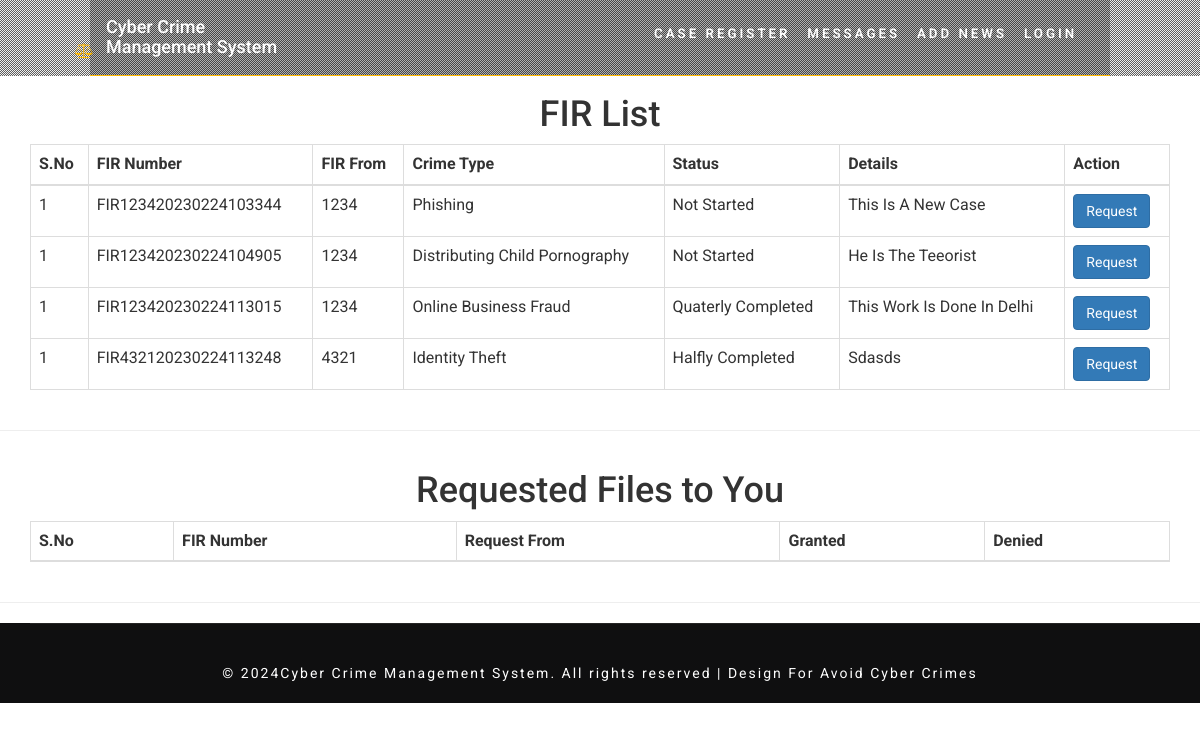
The app's page /index.php/pc_case_list with its own data.
### tables this page shows
CREATE TABLE `case_files` (
  `id` int(11) NOT NULL,
  `fir_number` varchar(50) NOT NULL,
  `crime_type` varchar(50) NOT NULL,
  `status` varchar(50) NOT NULL,
  `fir_details` text NOT NULL,
  `case_doc` varchar(50) NOT NULL,
  `station_id` varchar(50) NOT NULL
);

### application/controllers/Pc_case_list.php (called while the page is built, shortened)
<?php
class Pc_case_list extends CI_Controller
{
    public function index()
    {
        $cases=$this->crime->pc_get_case_list();
        for($i=0;$i<sizeof($cases);$i++)
        {
            $id=$cases[$i]['id'];
            $cases[$i]['status2']=$this->crime->pc_get_request_status($id);
        }
        $data['cases']=$cases;
        $data['casess']=$this->crime->pc_get_request_list();
        $this->load->view('pc_case_list',$data);
    }
}

### index.php (called while the page is built, shortened)
<?php
require_once BASEPATH.'core/CodeIgniter.php';

### application/models/Crime.php (called while the page is built, shortened)
<?php
class Crime extends CI_Model
{
    public function pc_get_case_list()
    {
        $id=$_SESSION['pc'];
        $sql="select * from case_files WHERE station_id !='$id'";
        $query=$this->db->query($sql);
        return $query->result_array();
    }
    public function pc_get_request_status($id)
    {
        $station=$_SESSION['pc'];
        $sql="select * from file_request WHERE station_id='$station' AND fir_id='$id'";
        $query=$this->db->query($sql);
        $cnt= $query->num_rows();
        if($cnt>0)
        {
            $sql="select status from file_request WHERE station_id='$station' AND fir_id='$id'";
            $query=$this->db->query($sql);
            $rr=$query->result_array();
            $status=$rr[0]['status'];
            $arr=array(
                'status' => $status
            );
            return $arr;
        }
        else
        {
            $arr=array(
                'status' => 'not'
            );
            return $arr;
        }
    }
}

### application/views/pc_case_list.php (the view, shortened to what this page needs)
<!DOCTYPE html>
<html lang="en">
<head>
    <link href="<?php echo base_url()?>design/css/bootstrap.css" rel="stylesheet" type="text/css" media="all" />
    <link rel="stylesheet" href="<?php echo base_url()?>design/css/style.css" type="text/css" media="all" />
    <link href="<?php echo base_url()?>design/css/font-awesome.css" rel="stylesheet">
</head>
<body>
<div id="home">
    <div class="agileinfo-dot">
        <div class="head">
            <div class="navbar-top">
                <div class="navbar-header">
                    <div class="navbar-brand logo ">
                        <h4>
                            <a href="index.html" style="color:white;">
                                Cyber Crime<br>Management System <i class="fa fa-balance-scale" aria-hidden="true"></i></a>
                    </div>
                </div>
                <div class="collapse navbar-collapse" id="bs-example-navbar-collapse-1">
                    <ul class="nav navbar-nav link-effect-4">
                        <li><a href="pc_home">Case Register</a></li>
                        <li><a href="pc_comment">Messages</a></li>
                        <li><a href="pc_case">Add News</a></li>
                        <?php if(isset($_SESSION['pc'])){?>
                            <li><a href="pc_login/logout">Logout</a></li>
                        <?php } else{?>
                            <li><a href="login">Login</a></li>
                        <?php }?>
                    </ul>
                </div>
            </div>
        </div>
    </div>
</div>
<div class="about" id="elist">
    <div class="container">
        <h1 align="center">FIR List</h1>
        <div class="w3l-about-grids_inner">
            <table class="table table-bordered table-responsive">
                <thead>
                <th>S.No</th>
                <th>FIR Number</th>
                <th>FIR From</th>
                <th>Crime Type</th>
                <th>Status</th>
                <th>Details</th>
                <th>Action</th>
                </thead>
                <tbody>
                <?php $i=1; foreach ($cases as $crime){?>
                    <tr>
                        <td><?php echo $i?></td>
                        <td><?php echo $crime['fir_number']?></td>
                        <td><?php echo $crime['station_id']?></td>
                        <td><?php echo ucwords($crime['crime_type'])?></td>
                        <td><?php echo ucwords($crime['status'])?></td>
                        <td><?php echo ucwords($crime['fir_details'])?></td>
                        <?php if ($crime['status2']['status']=='not'){?>
                        <td><button class="btn btn-primary" onclick="myrequest(<?php echo $crime['id']?>)">Request</button></td>
                        <?php } else if($crime['status2']['status']==0){ ?>
                        <td><button class="btn btn-primary" disabled>Requested</button></td>
                        <?php } else if($crime['status2']['status']==1){ ?>
                        <td><a href="upload_files/case_files/<?php echo $crime['case_doc']?>" download><button class="btn btn-success">Download</button></a></td>
                        <?php } else{?>
                        <td><button class="btn btn-danger" disabled>Rejected</button></td>
                        <?php }?>
                    </tr>
                <?php } $i++;?>
                </tbody>
            </table>
        </div>
    </div>
</div>
<hr/>
<div class="about" id="elist">
    <div class="container">
        <h1 align="center">Requested Files to You</h1>
        <div class="w3l-about-grids_inner">
            <table class="table table-bordered table-responsive">
                <thead>
                <th>S.No</th>
                <th>FIR Number</th>
                <th>Request From</th>
                <th>Granted</th>
                <th>Denied</th>
                </thead>
            </table>
        </div>
    </div>
</div>
<hr/>
<?php include_once ('application/views/include/footer.php')?>
</body>
</html>

### design/css/style.css (style rules this page uses)
body a { transition: 0.5s all; -webkit-transition: 0.5s all; -o-transition: 0.5s all; -moz-transition: 0.5s all; -ms-transition: 0.5s all; }
html, body { font-size: 100%; font-family: 'Roboto', sans-serif; }
body { background: #FFFFFF; }
ul { margin: 0; padding: 0; }
p, ul, ol { font-size: 14px; letter-spacing: 1px; color: #6e6e6f; line-height: 1.9em; }
input[type="submit"], a, .nbs-flexisel-nav-left, .nbs-flexisel-nav-right { transition: .5s ease-in; -webkit-transition: .5s ease-in; -moz-transition: .5s ease-in; -o-transition: .5s ease-in; -ms-transition: .5s ease-in; }
.agileinfo-dot, .agile-dot { background: url(../images/dott.png)repeat 0px 0px; background-size: 2px; -webkit-background-size: 2px; -moz-background-size: 2px; -o-background-size: 2px; -ms-background-size: 2px; }
.head { border-bottom: 1px solid #ffb900; width: 85%; margin: -1px auto; padding: 0.5em 1em; background: rgba(0, 0, 0, 0.26); }
.logo i.fa.fa-balance-scale { position: absolute; top: 44px; left: 75px; color: #ffb900; font-size: 0.8em; }
.navbar-brand { height: auto; padding: 0; font-size: 18px; line-height: 20px; }
.navbar-nav { float: right; margin-top: 1.2em; }
div#bs-example-navbar-collapse-1 { padding: 0; }
ul.nav.navbar-nav li a { font-size: .95em; color: #FFFFFF; padding: 0px 0; font-weight: 600; text-transform: uppercase; letter-spacing: 3px; }
ul.nav.navbar-nav li { margin: 0 2em 0 0; }
@media (max-width:1366px) { ul.nav.navbar-nav li { margin: 0 1.2em 0 0; } }

### records on screen
case_files: i "1", fir_number "FIR123420230224103344", station "1234", crime_type "Phishing", status "Not Started", fir_details "This Is A New Case"
case_files: i "1", fir_number "FIR123420230224104905", station "1234", crime_type "Distributing Child Pornography", status "Not Started", fir_details "He Is The Teeorist"
case_files: i "1", fir_number "FIR123420230224113015", station "1234", crime_type "Online Business Fraud", status "Quaterly Completed", fir_details "This Work Is Done In Delhi"
case_files: i "1", fir_number "FIR432120230224113248", station "4321", crime_type "Identity Theft", status "Halfly Completed", fir_details "Sdasds"
